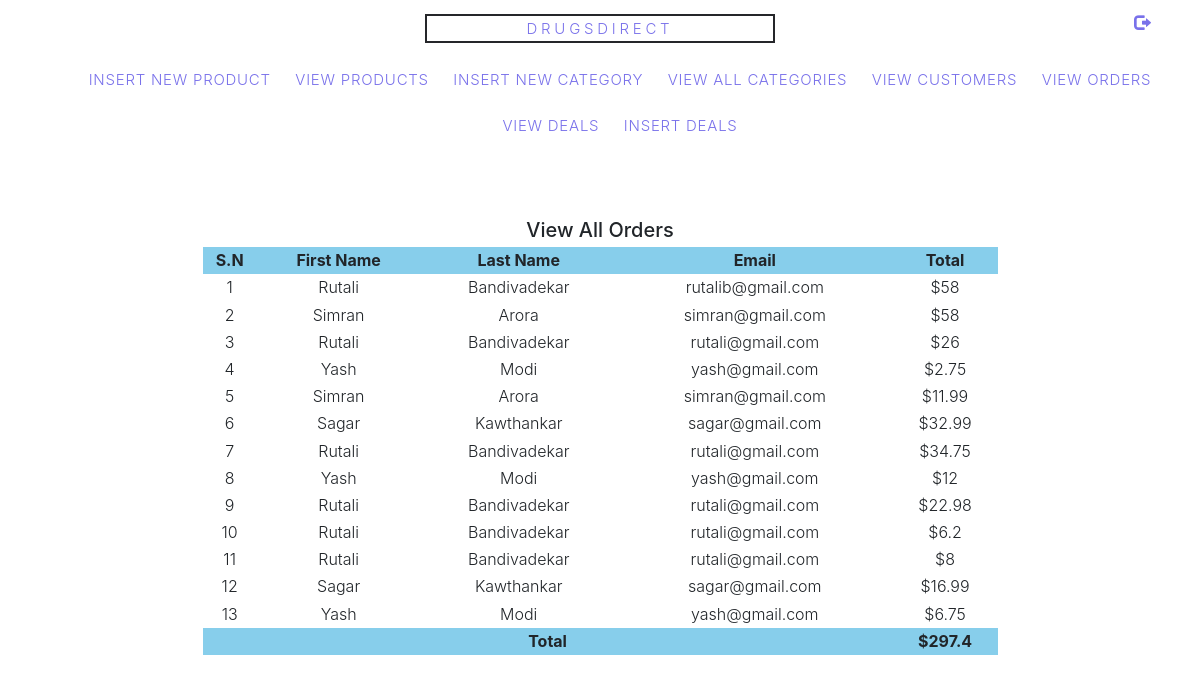
/admin/index.php?view_orders (signed in), run on the app's committed database.
### tables this page shows
CREATE TABLE IF NOT EXISTS `orders` (
  `fname` varchar(50) NOT NULL,
  `lname` varchar(50) NOT NULL,
  `address` varchar(5000) NOT NULL,
  `state_country` varchar(50) NOT NULL,
  `postalcode` varchar(6) NOT NULL,
  `email` varchar(200) NOT NULL,
  `phone_number` varchar(10) NOT NULL,
  `deal_code` varchar(50) DEFAULT NULL,
  `order_id` int(5) NOT NULL AUTO_INCREMENT,
  `customer_id` varchar(50) NOT NULL,
  `total` varchar(10) NOT NULL,
  PRIMARY KEY (`order_id`),
  KEY `deal_code` (`deal_code`),
  KEY `customer_id` (`customer_id`)
);

### src/admin/view_orders.php (the view, shortened to what this page needs)
<table width="795" align="center" bgcolor="pink">
	<tr align="center">
		<td colspan="6"><h2>View All Orders</h2></td>
	</tr>
	<tr align="center" bgcolor="skyblue">
		<th>S.N</th>
		<th>First Name</th>
		<th>Last Name</th>
		<th>Email</th>
		<th>Total</th>
	</tr>
	<?php
	include("includes/db.php");
	$get_c = "select * from orders";
	$run_c = mysqli_query($con, $get_c);
	$i = 0;
	$total = 0;
	while ($row_c= mysqli_fetch_array($run_c)){
		$c_fname = $row_c['fname'];
		$c_lname = $row_c['lname'];
		$c_email = $row_c['email'];
		$c_total = $row_c['total'];
		$total += substr($c_total, 1);
		$i++;
	?>
	<tr align="center">
		<td><?php echo $i;?></td>
		<td><?php echo $c_fname;?></td>
		<td><?php echo $c_lname;?></td>
		<td><?php echo $c_email;?></td>
		<td><?php echo $c_total;?></td>
	</tr>
	<?php } ?>
	<tr align="center" bgcolor="skyblue">
		<th colspan="4">Total</th>
		<th>$<?php echo $total; ?></th>
	</tr>
</table>

### src/admin/css/index.css (style rules this page uses)
body { line-height: 1.7; font-weight: 300; font-size: 16px; }

### data on the page
orders: fname "Rutali", lname "Bandivadekar", email "rutalib@gmail.com", total "$58"
orders: fname "Simran", lname "Arora", email "simran@gmail.com", total "$58"
orders: fname "Rutali", lname "Bandivadekar", email "rutali@gmail.com", total "$26"
orders: fname "Yash", lname "Modi", email "yash@gmail.com", total "$2.75"
orders: fname "Simran", lname "Arora", email "simran@gmail.com", total "$11.99"
orders: fname "Sagar", lname "Kawthankar", email "sagar@gmail.com", total "$32.99"
orders: fname "Rutali", lname "Bandivadekar", email "rutali@gmail.com", total "$34.75"
orders: fname "Yash", lname "Modi", email "yash@gmail.com", total "$12"
orders: fname "Rutali", lname "Bandivadekar", email "rutali@gmail.com", total "$22.98"
orders: fname "Rutali", lname "Bandivadekar", email "rutali@gmail.com", total "$6.2"
orders: fname "Rutali", lname "Bandivadekar", email "rutali@gmail.com", total "$8"
orders: fname "Sagar", lname "Kawthankar", email "sagar@gmail.com", total "$16.99"
orders: fname "Yash", lname "Modi", email "yash@gmail.com", total "$6.75"

### other printed values
$total "297.4"
